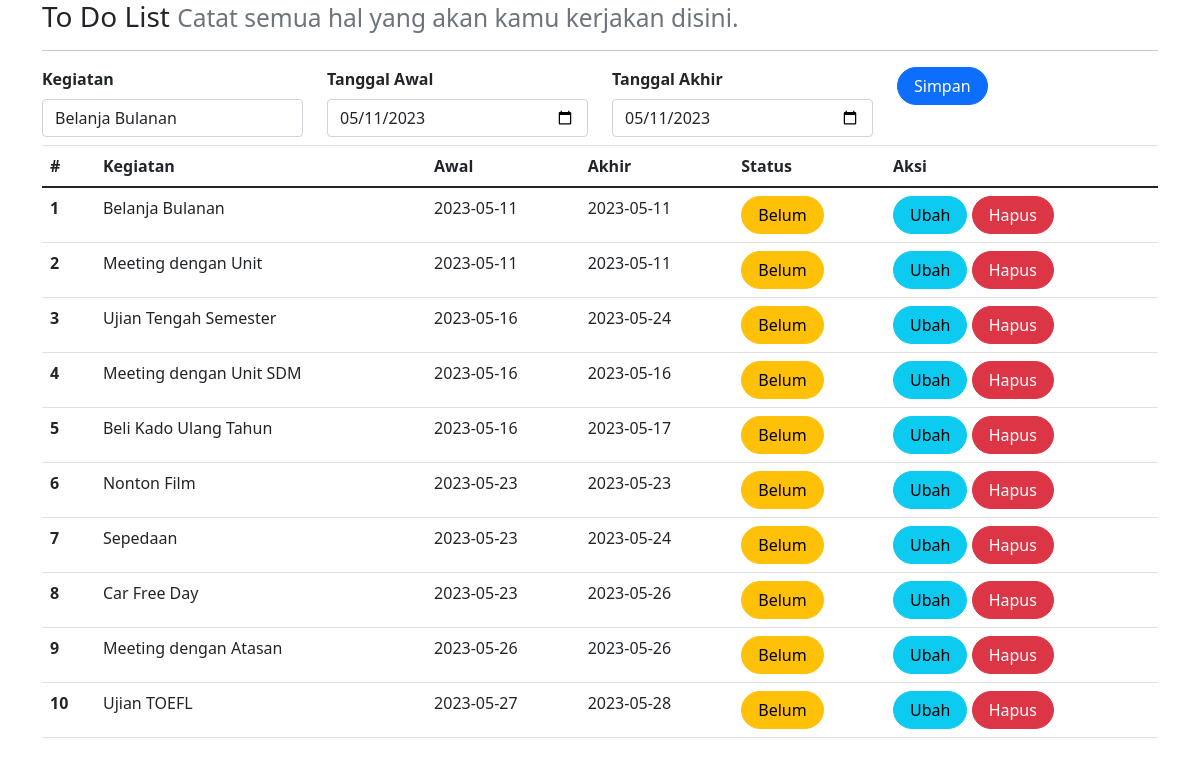
Page /index.php?id=1 on the committed database.
### tables this page shows
CREATE TABLE `kegiatan` (
  `id` int(11) NOT NULL,
  `isi` text DEFAULT NULL,
  `tgl_awal` date DEFAULT NULL,
  `tgl_akhir` date DEFAULT NULL,
  `status` int(1) DEFAULT NULL
);

### index.php (the view, shortened to what this page needs)
<?php
include_once("koneksi.php");
?>
<!DOCTYPE html>
<html lang="en">
<head>
    <link rel="stylesheet" href="assets/css/bootstrap.css">
    <link href="https://cdn.jsdelivr.net/npm/bootstrap@5.0.2/dist/css/bootstrap.min.css"
    rel="stylesheet"
>
</head>
<body>
    <div class="container">
        <h3>To Do List
            <small class="text-muted">
                Catat semua hal yang akan kamu kerjakan disini.
            </small>
        </h3>
    <hr>
<form class="form row" method="POST" action="" name="myForm" onsubmit="return(validate());">
    <?php
    $isi = '';
    $tgl_awal = '';
    $tgl_akhir = '';
    if (isset($_GET['id'])) {
        $ambil = mysqli_query($mysqli,
        "SELECT * FROM kegiatan WHERE id='" . $_GET['id'] . "'");
        while ($row = mysqli_fetch_array($ambil)) {
            $isi = $row['isi'];
            $tgl_awal = $row['tgl_awal'];
            $tgl_akhir = $row['tgl_akhir'];
        }
    ?>
    <?php
    }
    ?>
    <div class="col">
        <label for="inputIsi" class="form-label fw-bold">
            Kegiatan
        </label>
        <input type="text" class="form-control" name="isi" id="inputIsi" placeholder="Kegiatan" value="<?php echo $isi ?>">
    </div>
    <div class="col">
        <label for="inputTanggalAwal" class="form-label fw-bold">
            Tanggal Awal
        </label>
        <input type="date" class="form-control" name="tgl_awal" id="inputTanggalAwal" placeholder="Tanggal Awal" value="<?php echo $tgl_awal ?>">
    </div>
    <div class="col mb-2">
        <label for="inputTanggalAkhir" class="form-label fw-bold">
        Tanggal Akhir
        </label>
        <input type="date" class="form-control" name="tgl_akhir" id="inputTanggalAkhir" placeholder="Tanggal Akhir" value="<?php echo $tgl_akhir ?>">
    </div>
    <div class="col">
        <button type="submit" class="btn btn-primary rounded-pill px-3" name="simpan">Simpan</button>
    </div>
</form>
<table class="table table-hover">
    <thead>
        <tr>
            <th scope="col">#</th>
            <th scope="col">Kegiatan</th>
            <th scope="col">Awal</th>
            <th scope="col">Akhir</th>
            <th scope="col">Status</th>
            <th scope="col">Aksi</th>
        </tr>
    </thead>
    <tbody>
        <?php
        $result = mysqli_query($mysqli,"SELECT * FROM kegiatan ORDER BY tgl_awal,status" );
        $no = 1;
        while ($data = mysqli_fetch_array($result)) {
        ?>
            <tr>
                <th scope="row"><?php echo $no++ ?></th>
                <td><?php echo $data['isi'] ?></td>
                <td><?php echo $data['tgl_awal'] ?></td>
                <td><?php echo $data['tgl_akhir'] ?></td>
                <td>
                    <?php
                    if ($data['status'] == '1') {
                    ?>
                        <a class="btn btn-success rounded-pill px-3" type="button"
                        href="index.php?id=<?php echo $data['id'] ?>&aksi=ubah_status&status=0">
                        Sudah
                        </a>
                    <?php
                    } else {
                    ?>
                        <a class="btn btn-warning rounded-pill px-3" type="button"
                        href="index.php?id=<?php echo $data['id'] ?>&aksi=ubah_status&status=1">
                        Belum</a>
                    <?php
                    }
                    ?>
                </td>
                <td>
                    <a class="btn btn-info rounded-pill px-3"
                    href="index.php?id=<?php echo $data['id'] ?>">Ubah
                    </a>
                    <a class="btn btn-danger rounded-pill px-3"
                    href="index.php?id=<?php echo $data['id'] ?>&aksi=hapus">Hapus
                    </a>
                </td>
            </tr>
        <?php
        }
        ?>
    </tbody>
</table>
</body>
</html>

### rows in the picture
kegiatan: isi "Belanja Bulanan", tgl_awal "05/11/2023", tgl_akhir "05/11/2023", tgl_awal "2023-05-11", tgl_akhir "2023-05-11"
kegiatan: isi "Meeting dengan Unit", tgl_awal "2023-05-11", tgl_akhir "2023-05-11"
kegiatan: isi "Ujian Tengah Semester", tgl_awal "2023-05-16", tgl_akhir "2023-05-24"
kegiatan: isi "Meeting dengan Unit SDM", tgl_awal "2023-05-16", tgl_akhir "2023-05-16"
kegiatan: isi "Beli Kado Ulang Tahun", tgl_awal "2023-05-16", tgl_akhir "2023-05-17"
kegiatan: isi "Nonton Film", tgl_awal "2023-05-23", tgl_akhir "2023-05-23"
kegiatan: isi "Sepedaan", tgl_awal "2023-05-23", tgl_akhir "2023-05-24"
kegiatan: isi "Car Free Day", tgl_awal "2023-05-23", tgl_akhir "2023-05-26"
kegiatan: isi "Meeting dengan Atasan", tgl_awal "2023-05-26", tgl_akhir "2023-05-26"
kegiatan: isi "Ujian TOEFL", tgl_awal "2023-05-27", tgl_akhir "2023-05-28"
